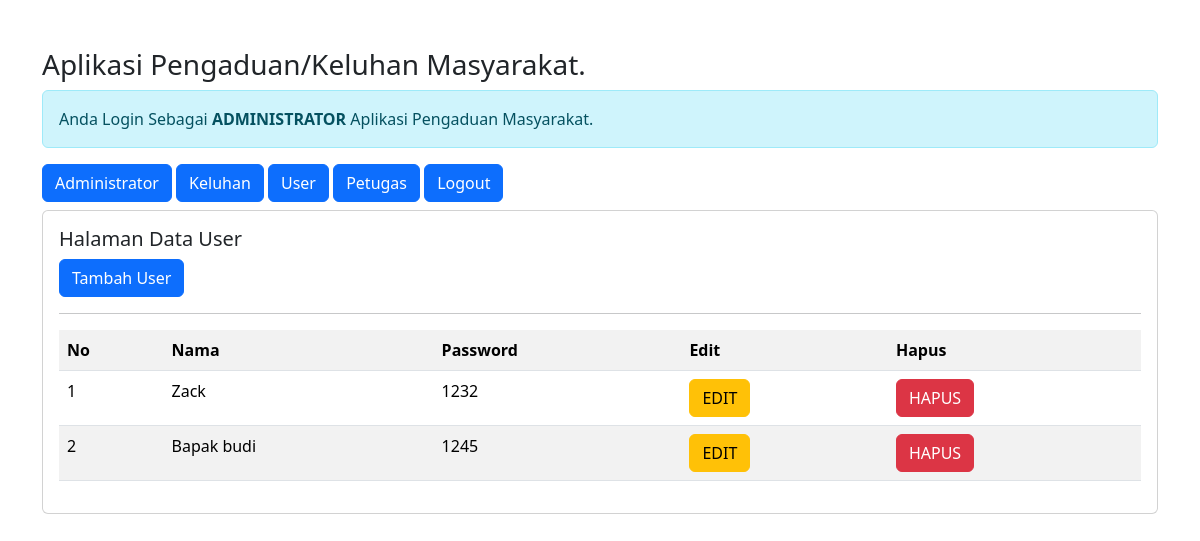
Screenshot of /admin/admin.php?url=user (signed in) with the database file from the repository.
### tables this page shows
CREATE TABLE `user` (
  `id_user` int(11) NOT NULL,
  `nama` varchar(25) NOT NULL,
  `sandi` varchar(32) NOT NULL
);

### admin/user.php (the view)
<h5>Halaman Data User</h5>
<a href="?url=tambah-user" class="btn btn-primary">Tambah User</a>
<hr>
<table class="table table-striped table_bordered">
    <tr class="fw-bold">
        <td>No</td>
        <td>Nama</td>
        <td>Password</td>
        <td>Edit</td>
        <td>Hapus</td>
    </tr>
    <?php
    include'../koneksi.php';
    $no = 1;
    $sql = "SELECT * FROM user ORDER BY id_user DESC";
    $query = mysqli_query($koneksi, $sql);
    foreach($query as $data) { ?>
        <tr>
            <td><?= $no++; ?></td>
            <td><?= $data['nama'] ?></td>
            <td><?= $data['sandi'] ?></td>
            <td>
                <a href="?url=edit-user&id_user=<?= $data['id_user'] ?>" class="btn btn-warning">EDIT</a>
            <td>
                <a onclick="return confirm('Apakah anda yakin ingin menghapus data?')" href="
                ?url=hapus-user&id_user=<?= $data['id_user'] ?>" class="btn btn-danger">HAPUS</a>
            </td>
        </tr>
    <?php } ?>
</table>

### rows the page displays
user: nama "Zack", sandi "1232"
user: nama "Bapak budi", sandi "1245"
